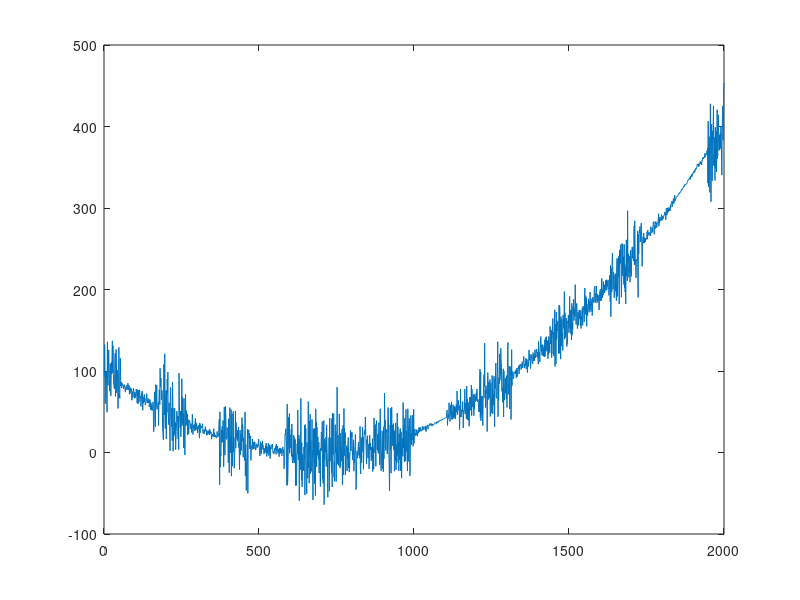
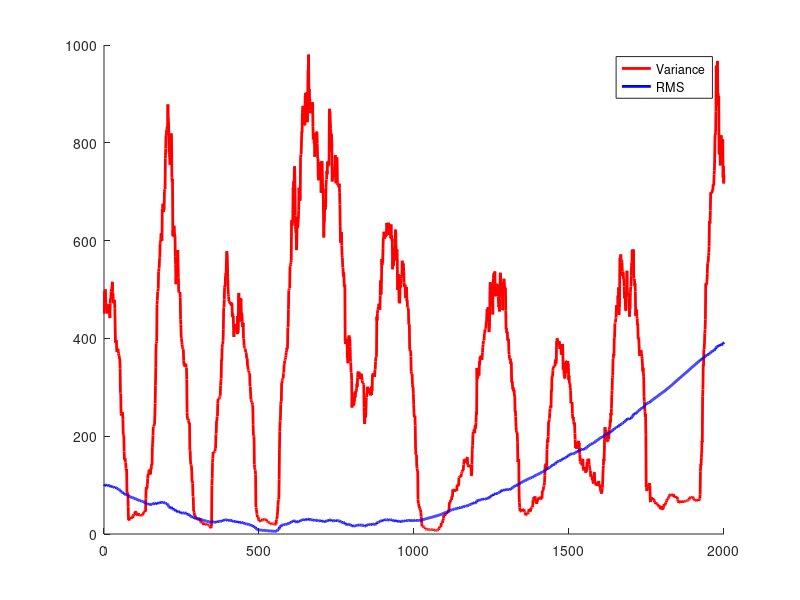

The MATLAB script that drew these images, in order:
%%
%     COURSE: Signal processing problems, solved in MATLAB and Python
%    SECTION: Variability
%      VIDEO: Total and windowed variance and RMS
% Instructor: sincxpress.com
%
%%

% generate signal with varying variability
n = 2000;
p = 20; % poles for random interpolation

% amplitude modulator
ampmod = interp1(rand(p,1)*30,linspace(1,p,n),'nearest')';
ampmod = ampmod + mean(ampmod)/3*sin(linspace(0,6*pi,n))';

% signal and modulated noise plus quadratic
signal = ampmod .* randn(size(ampmod));
signal = signal + linspace(-10,20,n)'.^2;


% plot the signal
figure(1), clf
plot(signal)

%% compute windowed variance and RMS

% window size (NOTE: actual window is halfwin*2+1)
halfwin = 25; % in points

[var_ts,rms_ts] = deal( zeros(n,1) );

for ti=1:n
    
    % boundary points
    low_bnd = max(1,ti-halfwin);
    upp_bnd = min(n,ti+halfwin);
    
    % signal segment
    tmpsig = signal(low_bnd:upp_bnd);
    
    % compute variance and RMS in this window
    var_ts(ti) = var(tmpsig);
    rms_ts(ti) = sqrt(mean( tmpsig.^2 ));
end


% and plot
figure(2), clf, hold on

plot(var_ts,'r','linew',2)
plot(rms_ts,'b','linew',2)
legend({'Variance';'RMS'})

%% done.
